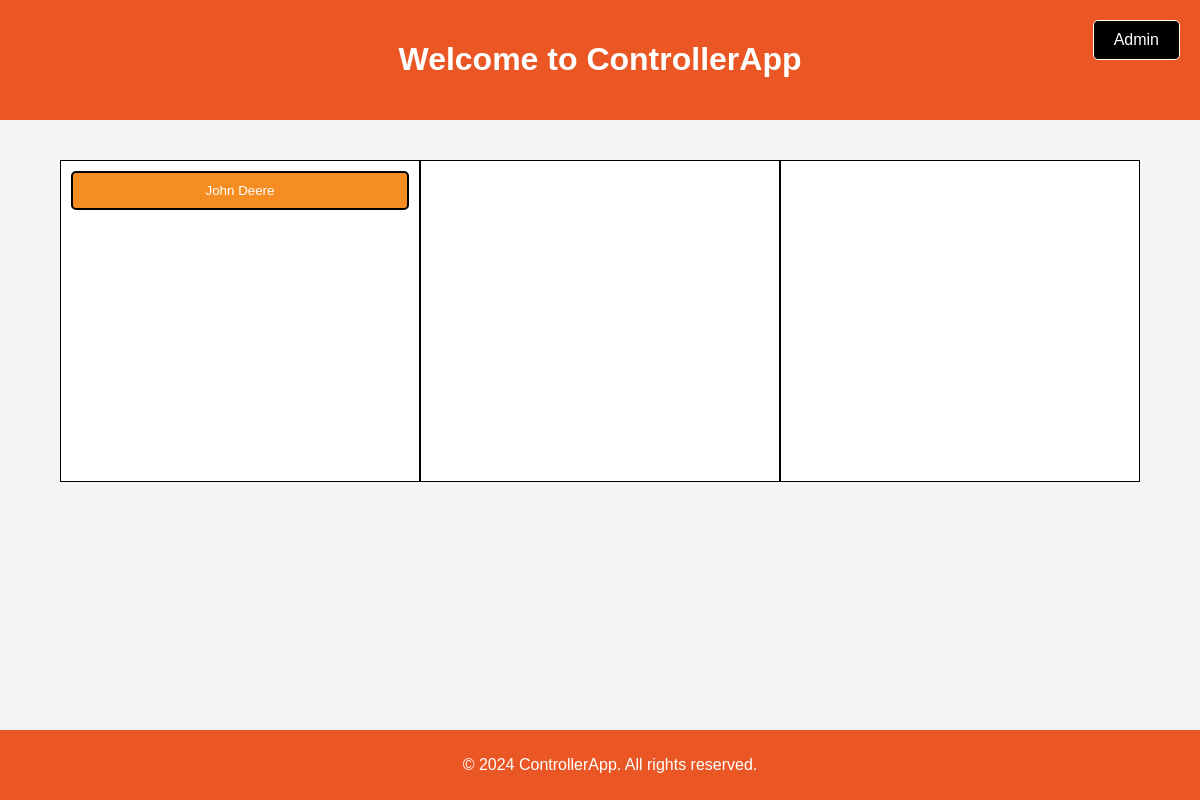
Before: / with the older database file.
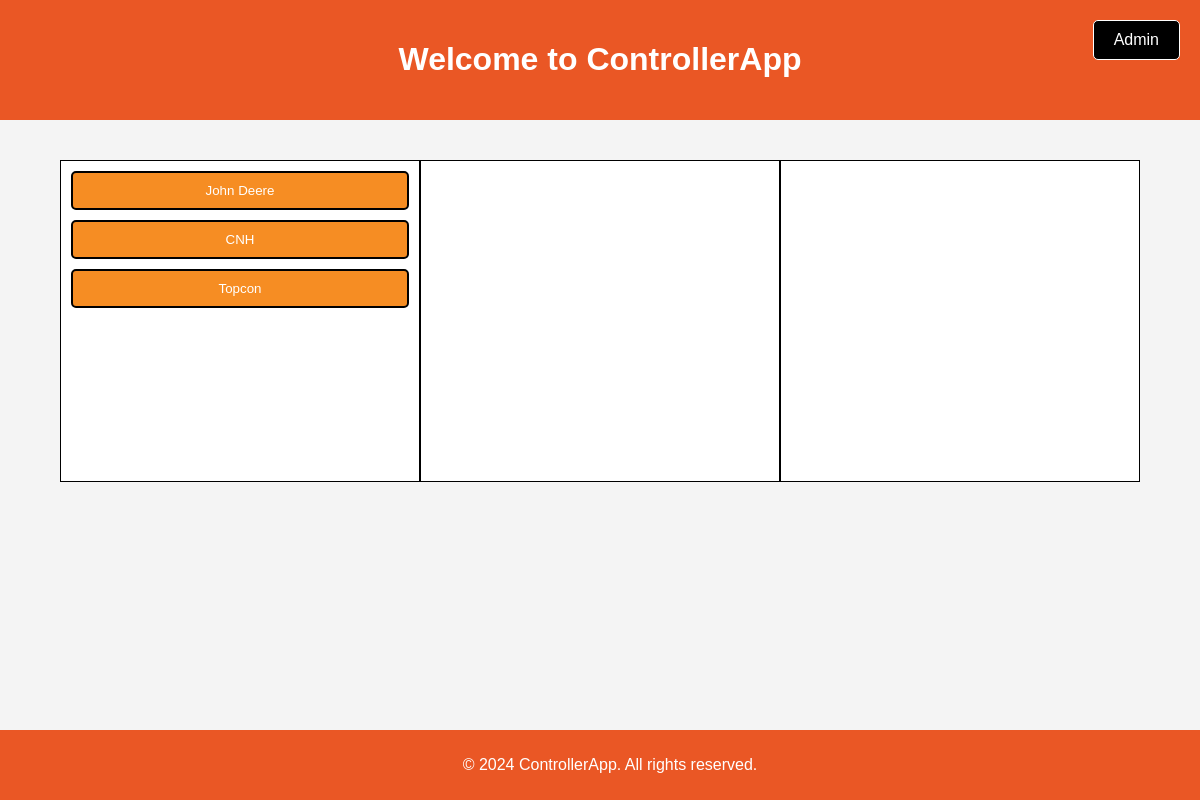
After: the same page with the newer database file.
### ControllerSupportBot/models.py (models this page shows, shortened)
class Manufacturer(models.Model):
    name = models.CharField(max_length=100, unique=True)

### ControllerSupportBot/views.py (the view)
# urls.py: path('', views.landing_page, name='landing_page'),
def landing_page(request):
    manufacturers = Manufacturer.objects.all()
    controllers = Controller.objects.select_related('manufacturer').all()
    controllers_by_manufacturer = {m.id: [] for m in manufacturers}
    for controller in controllers:
        controllers_by_manufacturer[controller.manufacturer.id].append(controller)
    return render(request, 'landing_page.html', {
        'manufacturers': manufacturers,
        'controllers_by_manufacturer': controllers_by_manufacturer
    })

### ControllerSupportBot/templates/landing_page.html (shortened to what this page needs)
{% load static %}
<!DOCTYPE html>
<html lang="en">
<head>
    <link rel="stylesheet" href="{% static 'ControllerSupportBot/css/style.css' %}">
</head>
<body>
    <div class="header">
        <h1>Welcome to ControllerApp</h1>
        <a href="{% url 'admin:index' %}" class="admin-button" target="_blank">Admin</a>
    </div>
    <div class="container">
        <div class="column" id="column-1">
            {% if manufacturers %}
                {% for manufacturer in manufacturers %}
                    <button onclick="toggleControllers({{ manufacturer.id }})" class="manufacturer-button">
                        {{ manufacturer.name }}
                    </button>
                {% endfor %}
            {% else %}
                <p>Database is Empty</p>
            {% endif %}
        </div>
        <div class="column" id="column-2"></div>
        <div class="column" id="column-3"></div>
    </div>
    <div class="footer">
        <p>&copy; 2024 ControllerApp. All rights reserved.</p>
    </div>
</body>
</html>

### static/ControllerSupportBot/css/style.css (style rules this page uses)
body { font-family: 'Myriad Pro', sans-serif; margin: 0; padding: 0; background-color: #F4F4F4; }
.header { background-color: #EA5725; color: #FFFFFF; padding: 20px; text-align: center; }
.header h1 { font-family: 'Hemi-Head', sans-serif; }
.admin-button { position: absolute; right: 20px; top: 20px; padding: 10px 20px; background-color: #000000; color: #FFFFFF; text-decoration: none; border-radius: 5px; border: 1px solid #FFFFFF; }
.container { display: flex; flex-direction: row; justify-content: space-between; align-items: flex-start; margin: 20px auto; padding: 20px; width: 90%; }
.column { flex: 1; padding: 10px; border: 1px solid #000000; background-color: #FFFFFF; min-height: 300px; }
button { display: block; background-color: #FFFFFF; color: #000000; text-align: center; padding: 10px; margin-bottom: 10px; text-decoration: none; border-radius: 5px; border: 2px solid #000000; cursor: pointer; width: 100%; box-sizing: border-box; font-family: 'Hemi-Head', sans-serif; white-space: nowrap; }
.manufacturer-button { background-color: #F68D23; color: #FFFFFF; }
.footer { background-color: #EA5725; color: #FFFFFF; text-align: center; padding: 10px; font-family: 'Hemi-Head', sans-serif; position: fixed; width: 100%; bottom: 0; }

Changed rows visible on the page:
added Manufacturer: name "CNH"
added Manufacturer: name "Topcon"
